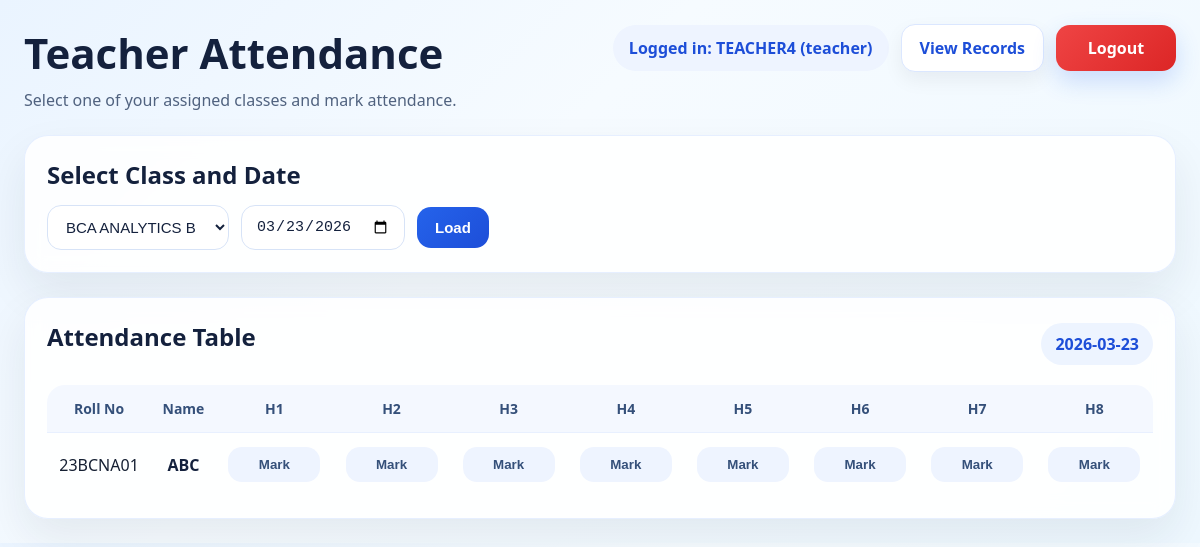
The app's page /teacher?class_id=2 (signed in) with its own data.
### tables this page shows
CREATE TABLE students (
            id INTEGER PRIMARY KEY AUTOINCREMENT,
            roll_no TEXT UNIQUE NOT NULL,
            name TEXT NOT NULL,
            class_id INTEGER NOT NULL,
            user_id INTEGER UNIQUE,
            FOREIGN KEY(class_id) REFERENCES classes(id),
            FOREIGN KEY(user_id) REFERENCES users(id)
        );

### app.py (the view)
@app.route("/teacher", methods=["GET"])
@login_required
@role_required("teacher")
def teacher_attendance():
    selected_date = request.args.get("date", date.today().isoformat())
    selected_class_id = request.args.get("class_id", type=int)
    conn = get_db()
    classes = conn.execute("""
        SELECT c.id, c.class_name
        FROM teacher_classes tc
        JOIN classes c ON tc.class_id = c.id
        WHERE tc.teacher_user_id = ?
        ORDER BY c.class_name
    """, (session["user_id"],)).fetchall()
    if selected_class_id is None and classes:
        selected_class_id = classes[0]["id"]
    students = []
    attendance_map = {}
    if selected_class_id:
        students = conn.execute("""
            SELECT id, roll_no, name
            FROM students
            WHERE class_id = ?
            ORDER BY roll_no, name
        """, (selected_class_id,)).fetchall()
        rows = conn.execute("""
            SELECT student_id, hour_no, status
            FROM attendance
            WHERE att_date = ?
              AND student_id IN (
                  SELECT id FROM students WHERE class_id = ?
              )
        """, (selected_date, selected_class_id)).fetchall()
        for row in rows:
            attendance_map[(row["student_id"], row["hour_no"])] = row["status"]
    conn.close()
    return render_template(
        "teacher_attendance.html",
        classes=classes,
        students=students,
        selected_class_id=selected_class_id,
        selected_date=selected_date,
        attendance_map=attendance_map,
        current_user=session.get("username"),
        role=session.get("role")
    )

### app.py (called while the page is built)
def get_db():
    conn = sqlite3.connect(DB_NAME)
    conn.row_factory = sqlite3.Row
    return conn

def login_required(func):
    @wraps(func)
    def wrapper(*args, **kwargs):
        if "user_id" not in session:
            return redirect(url_for("login"))
        return func(*args, **kwargs)
    return wrapper

def role_required(*roles):
    def decorator(func):
        @wraps(func)
        def wrapper(*args, **kwargs):
            if session.get("role") not in roles:
                flash("You are not allowed to access that page.")
                return redirect(url_for("login"))
            return func(*args, **kwargs)
        return wrapper
    return decorator

### templates/teacher_attendance.html (shortened to what this page needs)
<!DOCTYPE html>
<html lang="en">
<head>
    <link rel="stylesheet" href="{{ url_for('static', filename='style.css') }}">
</head>
<body>
    <div class="page-shell">
        <header class="topbar">
            <div>
                <h1>Teacher Attendance</h1>
                <p class="subtitle">Select one of your assigned classes and mark attendance.</p>
            </div>
            <nav class="top-actions">
                <span class="user-pill">Logged in: {{ current_user }} ({{ role }})</span>
                <a class="nav-link secondary" href="{{ url_for('records') }}">View Records</a>
                <a class="nav-link danger-link" href="{{ url_for('logout') }}">Logout</a>
            </nav>
        </header>
        <section class="panel form-panel">
            <div class="form-card">
                <h2>Select Class and Date</h2>
                <form method="GET" action="{{ url_for('teacher_attendance') }}" class="inline-form">
                    <select name="class_id" required>
                        {% for c in classes %}
                            <option value="{{ c['id'] }}" {% if selected_class_id == c['id'] %}selected{% endif %}>
                                {{ c['class_name'] }}
                            </option>
                        {% endfor %}
                    </select>
                    <input type="date" name="date" value="{{ selected_date }}" required>
                    <button type="submit" class="btn primary">Load</button>
                </form>
            </div>
        </section>
        <section class="panel">
            <div class="table-header">
                <h2>Attendance Table</h2>
                <span class="date-pill">{{ selected_date }}</span>
            </div>
            {% if students %}
            <div class="table-wrap">
                <table class="attendance-table">
                    <thead>
                        <tr>
                            <th>Roll No</th>
                            <th>Name</th>
                            {% for hour in range(1, 9) %}
                            <th>H{{ hour }}</th>
                            {% endfor %}
                        </tr>
                    </thead>
                    <tbody>
                        {% for student in students %}
                        <tr>
                            <td>{{ student["roll_no"] }}</td>
                            <td class="name-col">{{ student["name"] }}</td>
                            {% for hour in range(1, 9) %}
                                {% set status = attendance_map.get((student["id"], hour), "Mark") %}
                                {% set status_class = "status-mark" %}
                                {% if status == "Present" %}
                                    {% set status_class = "status-present" %}
                                {% elif status == "Absent" %}
                                    {% set status_class = "status-absent" %}
                                {% endif %}
                                <td>
                                    <button
                                        class="mark-btn {{ status_class }}"
                                        data-student-id="{{ student['id'] }}"
                                        data-student-name="{{ student['name'] }}"
                                        data-hour="{{ hour }}"
                                        data-date="{{ selected_date }}"
                                        data-status="{{ status }}"
                                        type="button"
                                    >
                                        {{ status }}
                                    </button>
                                </td>
                            {% endfor %}
                        </tr>
                        {% endfor %}
                    </tbody>
                </table>
            </div>
            {% else %}
                <div class="empty-state">
                    <p>No students found for this class.</p>
                </div>
            {% endif %}
        </section>
    </div>
</body>
</html>

### static/style.css (style rules this page uses)
* { box-sizing: border-box; }
body { margin: 0; font-family: "Segoe UI", Arial, sans-serif; background: linear-gradient(135deg, #eaf4ff 0%, #f6fbff 40%, #eef8ff 100%); color: #162033; }
.page-shell { max-width: 1400px; margin: 0 auto; padding: 24px; }
.topbar { display: flex; justify-content: space-between; align-items: flex-start; gap: 16px; margin-bottom: 24px; }
.topbar h1 { margin: 0 0 8px; font-size: 42px; font-weight: 800; color: #14213d; }
.subtitle { margin: 0; color: #50627f; font-size: 16px; }
.top-actions { display: flex; gap: 12px; flex-wrap: wrap; align-items: center; }
.user-pill { padding: 12px 16px; border-radius: 999px; background: #eef4ff; color: #1d4ed8; font-weight: 700; }
.nav-link { display: inline-flex; align-items: center; justify-content: center; min-width: 120px; padding: 12px 18px; border-radius: 14px; text-decoration: none; color: white; background: linear-gradient(135deg, #2563eb, #1d4ed8); box-shadow: 0 10px 24px rgba(37, 99, 235, 0.2); font-weight: 700; }
.nav-link.secondary { background: white; color: #1d4ed8; border: 1px solid #dbe7ff; box-shadow: 0 8px 20px rgba(15, 23, 42, 0.06); }
.nav-link.danger-link { background: linear-gradient(135deg, #ef4444, #dc2626); color: white; }
.panel { background: rgba(255, 255, 255, 0.88); border: 1px solid rgba(220, 232, 255, 0.7); backdrop-filter: blur(10px); border-radius: 24px; box-shadow: 0 20px 45px rgba(22, 32, 51, 0.08); padding: 22px; }
.form-panel { display: grid; grid-template-columns: 1fr; gap: 18px; margin-bottom: 24px; }
.form-card h2, .table-header h2, .student-list-panel h2, .details-panel h2, .panel h2 { margin-top: 0; margin-bottom: 14px; color: #14213d; }
.inline-form, .stack-form { display: flex; gap: 12px; flex-wrap: wrap; align-items: center; }
input[type="text"], input[type="password"], input[type="date"], select { padding: 12px 14px; border: 1px solid #d7e3f7; border-radius: 14px; background: white; color: #14213d; font-size: 15px; min-width: 160px; outline: none; }
.btn { border: none; border-radius: 14px; padding: 12px 18px; font-weight: 700; font-size: 15px; cursor: pointer; }
.btn.primary { background: linear-gradient(135deg, #2563eb, #1d4ed8); color: white; }
.table-header { display: flex; justify-content: space-between; align-items: center; margin-bottom: 18px; gap: 12px; }
.date-pill { padding: 10px 14px; border-radius: 999px; background: #edf4ff; color: #1d4ed8; font-weight: 700; }
.table-wrap { overflow-x: auto; }
.attendance-table { width: 100%; border-collapse: collapse; min-width: 1000px; overflow: hidden; border-radius: 18px; }
.attendance-table th, .attendance-table td { padding: 14px 10px; border-bottom: 1px solid #e8f0ff; text-align: center; }
.attendance-table th { background: #f4f8ff; color: #35507a; font-size: 14px; }
.attendance-table tr:last-child td { border-bottom: none; }
.name-col { font-weight: 600; color: #14213d; }
.mark-btn { min-width: 92px; padding: 10px 12px; border: none; border-radius: 14px; font-weight: 700; cursor: pointer; transition: transform 0.15s ease, box-shadow 0.15s ease; }
.status-mark { background: #eef4ff; color: #35507a; }

### records on screen
students: roll_no "23BCNA01", name "ABC", status "Mark" "Mark" "Mark" "Mark" "Mark" "Mark" "Mark" "Mark"

### other values on screen
{{ current_user }} "TEACHER4"
{{ role }} "teacher"
{{ selected_date }} "2026-03-23"
{{ hour }} "1" "2" "3" "4" "5" "6" "7" "8"
form field class_id "BCA ANALYTICS B"
